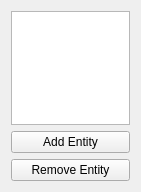
<?xml version="1.0" encoding="UTF-8"?>
<ui version="4.0">
 <class>HierarchyWidget</class>
 <widget class="QWidget" name="HierarchyWidget">
  <property name="geometry">
   <rect>
    <x>0</x>
    <y>0</y>
    <width>141</width>
    <height>192</height>
   </rect>
  </property>
  <property name="windowTitle">
   <string>Hierarchy</string>
  </property>
  <layout class="QVBoxLayout" name="verticalLayout">
   <item>
    <widget class="QListWidget" name="listWidget"/>
   </item>
   <item>
    <widget class="QPushButton" name="addButton">
     <property name="text">
      <string>Add Entity</string>
     </property>
    </widget>
   </item>
   <item>
    <widget class="QPushButton" name="removeButton">
     <property name="text">
      <string>Remove Entity</string>
     </property>
    </widget>
   </item>
  </layout>
 </widget>
 <resources/>
 <connections/>
</ui>
